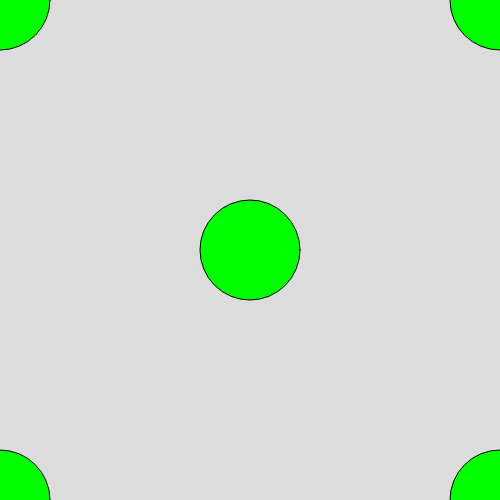
Frame 1 (no input)
Frame 60 (no input): identical to frame 1, image omitted
Frame 120 (the mouse pressed at the canvas centre since frame 60): identical to frame 1, image omitted

The p5.js sketch that drew this single still picture (run headless with seeded random() and noise() and a simulated clock; from frame 60 on, the mouse is pressed at the canvas centre):

// p5.js sketch
// ── sketch.js
// Coordinate System and User Events
// Joy Min
// Feb 6th, 2025
// not run-to-sompletion, but interactive programs...

function setup() {
  // runs Once, at the very beginning...
  createCanvas(500, 500);
  //
}

function draw() {
  //draw LOOP, repeats over aand over forever
  // - target of 60 frames per second
  // A new image is drawn at the bottom of the loop
  background(220);
  demoCircle();
}

//function twoCircles(){
//draw two circles, one at a fixed location
//and one at the same mouse location
//fill(0,255,0); //green fill
//stroke(0,0,255); //blue outline
//strokeWeight(5); //thickness of outline
//circle(200,100,50);

//noStroke(); //turns off outlines
//fill(255, 0, 0,); //red fill
//circle(mouseX, mouseY, 30);
// secret calculated delay()
//screen updates at end of loop

//}

function demoCircle(){
  fill(0,255,0);
  circle(0,0,100);
  circle(500,0,100);
  circle(0,500,100);
  circle(500,500,100);
  fill(0,255,0);
  circle(250,250,100);
}
